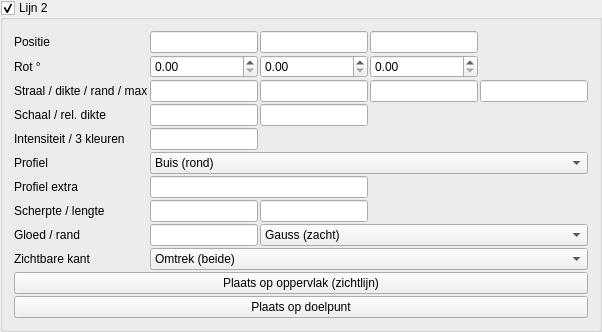
       <widget class="MyGroupBox" name="groupCheck_pattern_line_trap_2_enabled">
        <property name="title">
         <string>Lijn 2</string>
        </property>
        <property name="checkable">
         <bool>true</bool>
        </property>
        <layout class="QGridLayout" name="gridLayout_pattern_line_2">
         <property name="spacing">
          <number>2</number>
         </property>
         <item row="0" column="0">
          <widget class="QLabel" name="label_pattern_line_2_pos">
           <property name="text">
            <string>Positie</string>
           </property>
          </widget>
         </item>
         <item row="0" column="1">
          <widget class="MyLineEdit" name="vect3_pattern_line_trap_2_position_x"/>
         </item>
         <item row="0" column="2">
          <widget class="MyLineEdit" name="vect3_pattern_line_trap_2_position_y"/>
         </item>
         <item row="0" column="3">
          <widget class="MyLineEdit" name="vect3_pattern_line_trap_2_position_z"/>
         </item>
         <item row="1" column="0">
          <widget class="QLabel" name="label_pattern_line_2_rot">
           <property name="text">
            <string>Rot °</string>
           </property>
          </widget>
         </item>
         <item row="1" column="1">
          <widget class="MyDoubleSpinBox" name="spinboxd3_pattern_line_trap_2_rotation_x"/>
         </item>
         <item row="1" column="2">
          <widget class="MyDoubleSpinBox" name="spinboxd3_pattern_line_trap_2_rotation_y"/>
         </item>
         <item row="1" column="3">
          <widget class="MyDoubleSpinBox" name="spinboxd3_pattern_line_trap_2_rotation_z"/>
         </item>
         <item row="2" column="0">
          <widget class="QLabel" name="label_pattern_line_2_radius">
           <property name="text">
            <string>Straal / dikte / rand / max</string>
           </property>
           <property name="toolTip">
            <string>Straal = profielgrootte. Dikte = schaal van de SDF-band. Rand = afronding hoeken. Max = afstand-limiet voor de gloed (0 = uit in praktijk volgens instelling).</string>
           </property>
          </widget>
         </item>
         <item row="2" column="1">
          <widget class="MyLineEdit" name="logedit_pattern_line_trap_2_radius"/>
         </item>
         <item row="2" column="2">
          <widget class="MyLineEdit" name="logedit_pattern_line_trap_2_thickness"/>
         </item>
         <item row="2" column="3">
          <widget class="MyLineEdit" name="logedit_pattern_line_trap_2_edge_softness"/>
         </item>
         <item row="2" column="4">
          <widget class="MyLineEdit" name="logedit_pattern_line_trap_2_max_distance"/>
         </item>
         <item row="3" column="0">
          <widget class="QLabel" name="label_pattern_line_2_scale">
           <property name="text">
            <string>Schaal / rel. dikte</string>
           </property>
           <property name="toolTip">
            <string>Schaal: uniform het dwarsprofiel (YZ). Relatieve dikte: factor op de gloedband t.o.v. Dikte (1 = standaard).</string>
           </property>
          </widget>
         </item>
         <item row="3" column="1">
          <widget class="MyLineEdit" name="logedit_pattern_line_trap_2_scale"/>
         </item>
         <item row="3" column="2">
          <widget class="MyLineEdit" name="logedit_pattern_line_trap_2_relative_thickness"/>
         </item>
         <item row="4" column="0">
          <widget class="QLabel" name="label_pattern_line_2_int">
           <property name="text">
            <string>Intensiteit / 3 kleuren</string>
           </property>
           <property name="toolTip">
            <string>Gradient langs de gloed: kern (kleur 1) → midden (2) → rand (3). Zelfde RGB = effen.</string>
           </property>
          </widget>
         </item>
         <item row="4" column="1">
          <widget class="MyLineEdit" name="logedit_pattern_line_trap_2_intensity"/>
         </item>
         <item row="4" column="2">
          <widget class="MyColorButton" name="colorButton_pattern_line_trap_2_color"/>
         </item>
         <item row="4" column="3">
          <widget class="MyColorButton" name="colorButton_pattern_line_trap_2_color_2"/>
         </item>
         <item row="4" column="4">
          <widget class="MyColorButton" name="colorButton_pattern_line_trap_2_color_3"/>
         </item>
         <item row="5" column="0">
          <widget class="QLabel" name="label_pattern_line_2_shape">
           <property name="text">
            <string>Profiel</string>
           </property>
           <property name="toolTip">
            <string>Dwarsdoorsnede loodrecht op de as (lokale X).</string>
           </property>
          </widget>
         </item>
         <item row="5" column="1" colspan="4">
          <widget class="MyComboBox" name="comboBox_pattern_line_trap_2_shape">
           <item>
            <property name="text">
             <string>Buis (rond)</string>
            </property>
           </item>
           <item>
            <property name="text">
             <string>Lint (vlak)</string>
            </property>
           </item>
           <item>
            <property name="text">
             <string>Vierkant</string>
            </property>
           </item>
           <item>
            <property name="text">
             <string>Ruit</string>
            </property>
           </item>
           <item>
            <property name="text">
             <string>Ovaal</string>
            </property>
           </item>
           <item>
            <property name="text">
             <string>Zeshoek</string>
            </property>
           </item>
           <item>
            <property name="text">
             <string>Kruis</string>
            </property>
           </item>
           <item>
            <property name="text">
             <string>Achthoek</string>
            </property>
           </item>
           <item>
            <property name="text">
             <string>Squircle</string>
            </property>
           </item>
           <item>
            <property name="text">
             <string>Ring</string>
            </property>
           </item>
         </widget>
         </item>
         <item row="6" column="0">
          <widget class="QLabel" name="label_pattern_line_2_shape_aux">
           <property name="text">
            <string>Profiel extra</string>
           </property>
           <property name="toolTip">
            <string>Ovaal: Z-straal t.o.v. Y (1 = cirkel). Ring: halve dikte van de buis.</string>
           </property>
          </widget>
         </item>
         <item row="6" column="1" colspan="2">
          <widget class="MyLineEdit" name="logedit_pattern_line_trap_2_shape_aux"/>
         </item>
         <item row="7" column="0">
          <widget class="QLabel" name="label_pattern_line_2_sharp_seg">
           <property name="text">
            <string>Scherpte / lengte</string>
           </property>
           <property name="toolTip">
            <string>Scherpte: sterkere piek (hoger = smallere gloed). Lengte: halve lijnlengte langs X (0 = oneindig). Zie ook «Gloed / rand».</string>
           </property>
          </widget>
         </item>
         <item row="7" column="1">
          <widget class="MyLineEdit" name="logedit_pattern_line_trap_2_falloff_sharpness"/>
         </item>
         <item row="7" column="2">
          <widget class="MyLineEdit" name="logedit_pattern_line_trap_2_segment_half_length"/>
         </item>
         <item row="8" column="0">
          <widget class="QLabel" name="label_pattern_line_2_glow">
           <property name="text">
            <string>Gloed / rand</string>
           </property>
           <property name="toolTip">
            <string>Gloedbreedte: hoger = zachtere, bredere rand. Falloff: Gauss, smoothstep, lineair, exponentieel — bepaalt hoe snel het uitsterft (los van de 3-kleur-gradient).</string>
           </property>
          </widget>
         </item>
         <item row="8" column="1">
          <widget class="MyLineEdit" name="logedit_pattern_line_trap_2_glow_spread"/>
         </item>
         <item row="8" column="2" colspan="3">
          <widget class="MyComboBox" name="comboBox_pattern_line_trap_2_falloff_profile">
           <item>
            <property name="text">
             <string>Gauss (zacht)</string>
            </property>
           </item>
           <item>
            <property name="text">
             <string>Strak (smooth)</string>
            </property>
           </item>
           <item>
            <property name="text">
             <string>Hard (lineair)</string>
            </property>
           </item>
           <item>
            <property name="text">
             <string>Exponentieel</string>
            </property>
           </item>
          </widget>
         </item>
         <item row="9" column="0">
          <widget class="QLabel" name="label_pattern_line_2_side">
           <property name="text">
            <string>Zichtbare kant</string>
           </property>
           <property name="toolTip">
            <string>Omtrek: gloed aan beide zijden van de vorm (klassiek). Alleen buiten of binnen: één zijde van het oppervlak — handig om alleen de silhouet-rand te tonen.</string>
           </property>
          </widget>
         </item>
         <item row="9" column="1" colspan="4">
          <widget class="MyComboBox" name="comboBox_pattern_line_trap_2_edge_side">
           <item>
            <property name="text">
             <string>Omtrek (beide)</string>
            </property>
           </item>
           <item>
            <property name="text">
             <string>Alleen buiten</string>
            </property>
           </item>
           <item>
            <property name="text">
             <string>Alleen binnen</string>
            </property>
           </item>
          </widget>
         </item>
         <item row="10" column="0" colspan="5">
          <widget class="QPushButton" name="pushButton_pattern_line_trap_2_place_surface">
           <property name="text">
            <string>Plaats op oppervlak (zichtlijn)</string>
           </property>
          </widget>
         </item>
         <item row="11" column="0" colspan="5">
          <widget class="QPushButton" name="pushButton_pattern_line_trap_2_place_target">
           <property name="text">
            <string>Plaats op doelpunt</string>
           </property>
          </widget>
         </item>
        </layout>
       </widget>
